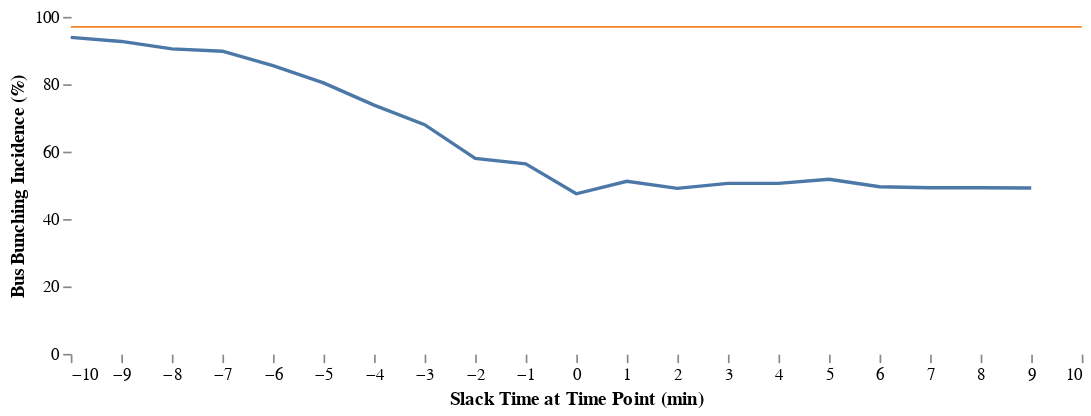

The notebook cell this image was saved under:
### Code cell
bdf = pd.DataFrame(bbs, columns=['thres', 'pct'])
bdf['pct'] = bdf['pct']/10
main = alt.Chart(bdf).mark_line().encode(
    alt.X('thres:Q', title='Slack Time at Time Point (min)'),
    alt.Y('pct:Q', title='Bus Bunching Incidence (%)')
)

rule = alt.Chart(pd.DataFrame({'y': [97]})).mark_rule(color='#F58426').encode(y='y')


(rule + main).properties(
    width=600,
    height=200
).configure(font='Raleway').configure_view(strokeWidth=0).configure_axis(grid=False, domain=False)

### Figure 1 — Vega-Lite specification as saved in the notebook (floating-point values rounded to 4 significant figures)
{"config": {"view": {"continuousWidth": 400, "continuousHeight": 300, "strokeWidth": 0}, "axis": {"domain": false, "grid": false}, "font": "Raleway"}, "layer": [{"data": {"name": "data-d33a39a873a4c3d1d08ce35f0e9a169e"}, "mark": {"type": "rule", "color": "#F58426"}, "encoding": {"y": {"type": "quantitative", "field": "y"}}}, {"data": {"name": "data-906a187a0eb3d4f8d85b64b768e4f359"}, "mark": "line", "encoding": {"x": {"type": "quantitative", "field": "thres", "title": "Slack Time at Time Point (min)"}, "y": {"type": "quantitative", "field": "pct", "title": "Bus Bunching Incidence (%)"}}}], "height": 200, "width": 600, "$schema": "https://vega.github.io/schema/vega-lite/v4.8.1.json", "datasets": {"data-d33a39a873a4c3d1d08ce35f0e9a169e": [{"y": 97}], "data-906a187a0eb3d4f8d85b64b768e4f359": [{"thres": -10, "pct": 93.9}, {"thres": -9, "pct": 92.7}, {"thres": -8, "pct": 90.5}, {"thres": -7, "pct": 89.8}, {"thres": -6, "pct": 85.5}, {"thres": -5, "pct": 80.4}, {"thres": -4, "pct": 73.8}, {"thres": -3, "pct": 68.0}, {"thres": -2, "pct": 58.0}, {"thres": -1, "pct": 56.4}, {"thres": 0, "pct": 47.5}, {"thres": 1, "pct": 51.2}, {"thres": 2, "pct": 49.1}, {"thres": 3, "pct": 50.6}, {"thres": 4, "pct": 50.6}, {"thres": 5, "pct": 51.8}, {"thres": 6, "pct": 49.6}, {"thres": 7, "pct": 49.3}, {"thres": 8, "pct": 49.3}, {"thres": 9, "pct": 49.2}]}}
